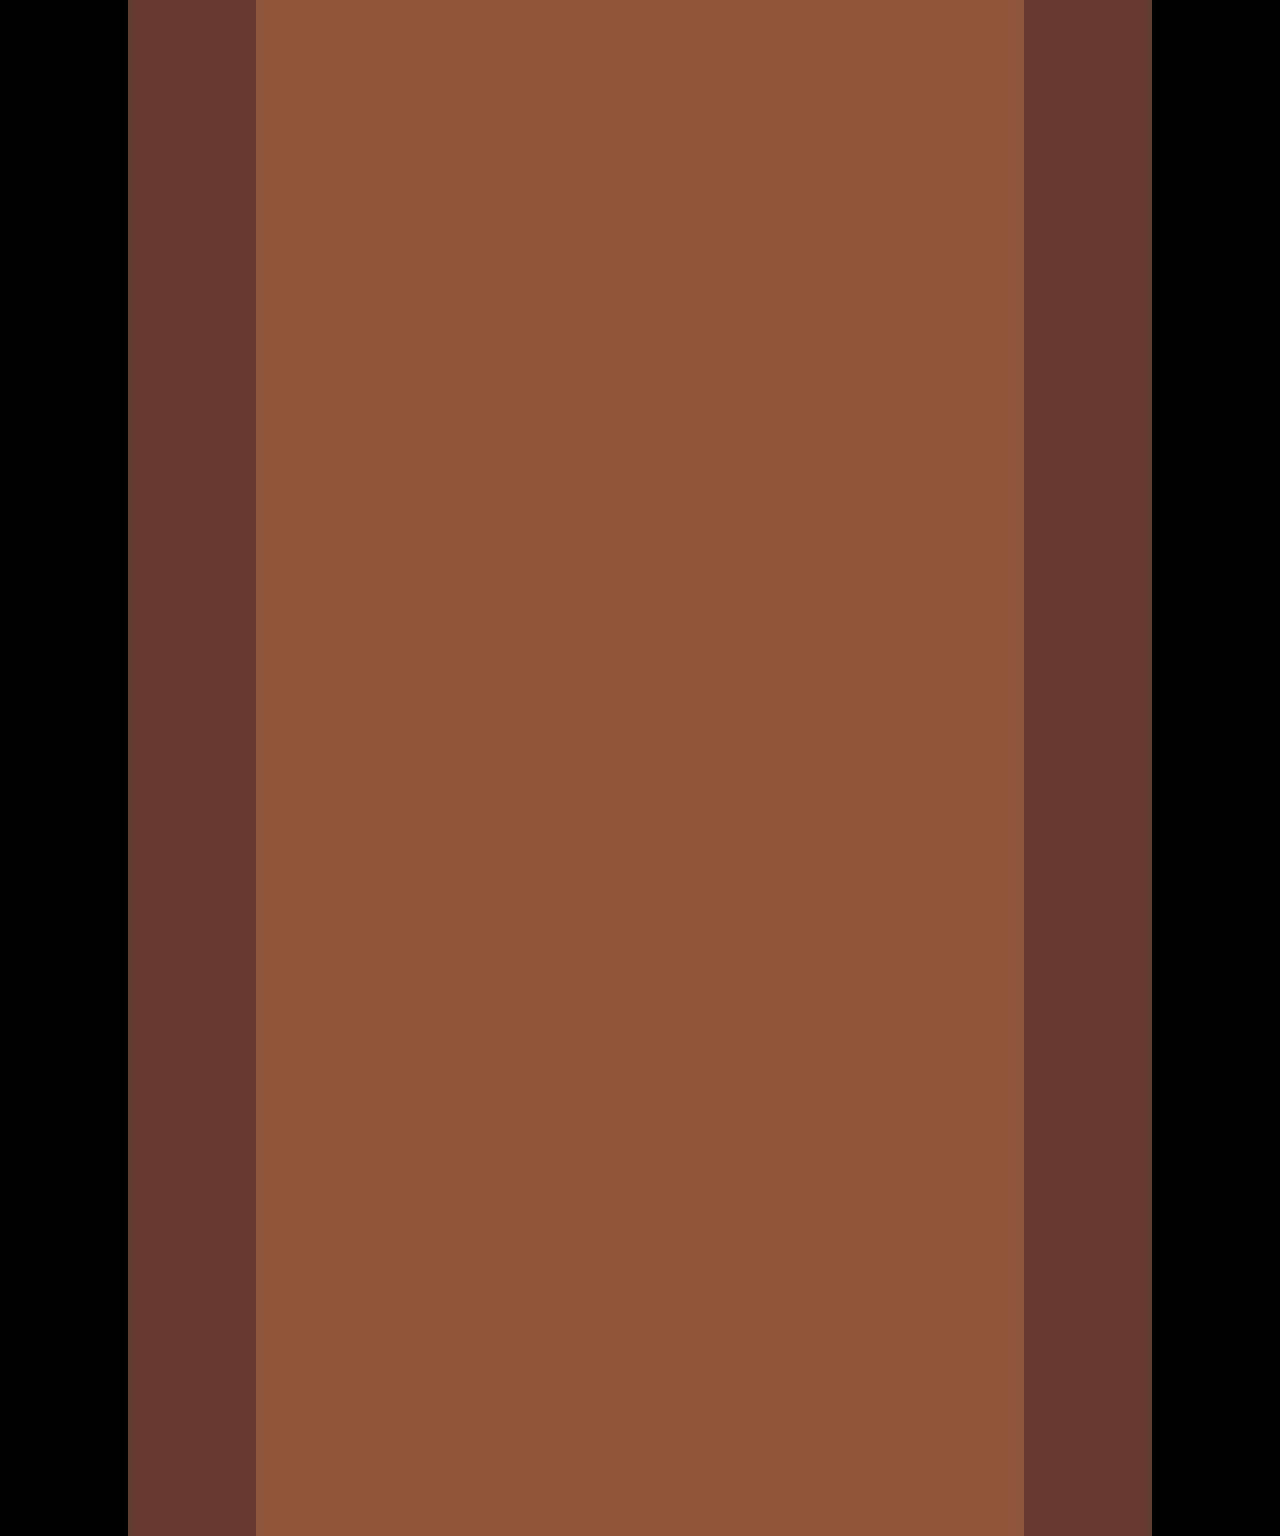

Tiled map render using the project's own tile images. Description and the whole map definition, tile-layer contents included, below:
An orthogonal 20x24 tile map with 64x64 px tiles, 1 tile layer (Tile Layer 1).

<map version="1.10" tiledversion="1.12.2" orientation="orthogonal" renderorder="right-down" width="20" height="24" tilewidth="64" tileheight="64" infinite="0" nextlayerid="2" nextobjectid="1">
 <tileset firstgid="1" source="Cave_Tilemap.tsx" />
 <layer id="1" name="Tile Layer 1" width="20" height="24">
  <data encoding="csv">
2,2,3,3,1,1,1,1,1,1,1,1,1,1,1,1,3,3,2,2,
2,2,3,3,1,1,1,1,1,1,1,1,1,1,1,1,3,3,2,2,
2,2,3,3,1,1,1,1,1,1,1,1,1,1,1,1,3,3,2,2,
2,2,3,3,1,1,1,1,1,1,1,1,1,1,1,1,3,3,2,2,
2,2,3,3,1,1,1,1,1,1,1,1,1,1,1,1,3,3,2,2,
2,2,3,3,1,1,1,1,1,1,1,1,1,1,1,1,3,3,2,2,
2,2,3,3,1,1,1,1,1,1,1,1,1,1,1,1,3,3,2,2,
2,2,3,3,1,1,1,1,1,1,1,1,1,1,1,1,3,3,2,2,
2,2,3,3,1,1,1,1,1,1,1,1,1,1,1,1,3,3,2,2,
2,2,3,3,1,1,1,1,1,1,1,1,1,1,1,1,3,3,2,2,
2,2,3,3,1,1,1,1,1,1,1,1,1,1,1,1,3,3,2,2,
2,2,3,3,1,1,1,1,1,1,1,1,1,1,1,1,3,3,2,2,
2,2,3,3,1,1,1,1,1,1,1,1,1,1,1,1,3,3,2,2,
2,2,3,3,1,1,1,1,1,1,1,1,1,1,1,1,3,3,2,2,
2,2,3,3,1,1,1,1,1,1,1,1,1,1,1,1,3,3,2,2,
2,2,3,3,1,1,1,1,1,1,1,1,1,1,1,1,3,3,2,2,
2,2,3,3,1,1,1,1,1,1,1,1,1,1,1,1,3,3,2,2,
2,2,3,3,1,1,1,1,1,1,1,1,1,1,1,1,3,3,2,2,
2,2,3,3,1,1,1,1,1,1,1,1,1,1,1,1,3,3,2,2,
2,2,3,3,1,1,1,1,1,1,1,1,1,1,1,1,3,3,2,2,
2,2,3,3,1,1,1,1,1,1,1,1,1,1,1,1,3,3,2,2,
2,2,3,3,1,1,1,1,1,1,1,1,1,1,1,1,3,3,2,2,
2,2,3,3,1,1,1,1,1,1,1,1,1,1,1,1,3,3,2,2,
2,2,3,3,1,1,1,1,1,1,1,1,1,1,1,1,3,3,2,2
</data>
 </layer>
</map>
